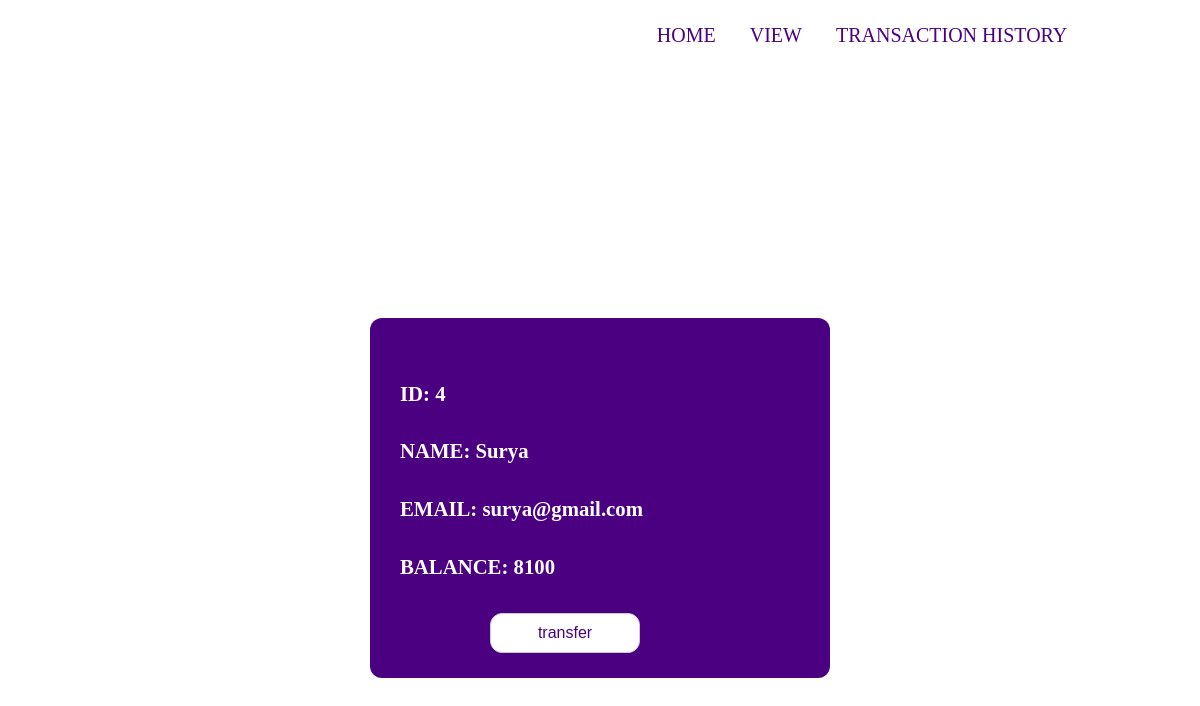
/viewdetailnew.php?id=4, run on the app's committed database.
### tables this page shows
CREATE TABLE `views` (
  `id` int(11) NOT NULL,
  `name` char(25) DEFAULT NULL,
  `email` varchar(25) DEFAULT NULL,
  `balance` int(11) DEFAULT NULL
);

### viewdetailnew.php (the view, shortened to what this page needs)
<html>
<head>
</head>
<body>
<?php
	include 'conn.php';
?>
	<div class="container1">
		<div class="navbar">
			<nav>
				<ul id="menulist">
					<li><a href="index.php">HOME</a></li>
					<li><a href="viewnew.php">VIEW</a></li>
					<li><a href="">TRANSACTION HISTORY</a></li>
				</ul>
			</nav>
		</div>
	</div>
<?php
		$id = $_GET['id'];
		$query = "SELECT * FROM views where id='$id' ";
		$query_run = mysqli_query($conn,$query);
		if(mysqli_num_rows($query_run)>0){
			foreach($query_run as $row){
  echo '<div class="m1" >';
					echo '<h5> ID: '.$row['id'].' </h5>
					<h5> NAME: '.$row['name'].' </h5>
					<h5> EMAIL: '.$row['email'].' </h5>
					<h5> BALANCE: '.$row['balance'].' </h5>
				';
			}
		}
		else{
			echo "<h5>no record found</h5";
		}
?>
<td ><button  class="viewbtns"><a style='color:indigo; text-decoration: none;' href="transfer.php?name=<?php echo $row['name']; ?>"> transfer </a>  </button></td>
</body>
</html>

### viewdetailnew.php (style rules this page uses)
.navbar { width: 100%; display: flex; align-items: center; }
nav { flex: 1; text-align: right; }
nav ul li { list-style: none; display: inline-block; margin-right: 30px; }
nav ul li a { text-decoration: none; color: indigo; font-size: 20px; }
.container1 { width: 100%; min-height: 7.5vh; padding-left: 8%; padding-right: 8%; box-sizing: border-box; }
.m1 { background-color: indigo; width: 400px; margin-left: auto; margin-right:auto; margin-top: 250px; padding: 30px; font-size: 25px; height: 300px; color: white; border-radius: 12px; }
.viewbtns { margin-left: 90px; background-color:white; border :1.5px solid #ccc; font-size: 16px; width: 150; height: 40; border-radius: 12px; text-align: center; cursor: pointer; }

### data on the page
views: id "4", name "Surya", email "surya@gmail.com", balance "8100"
